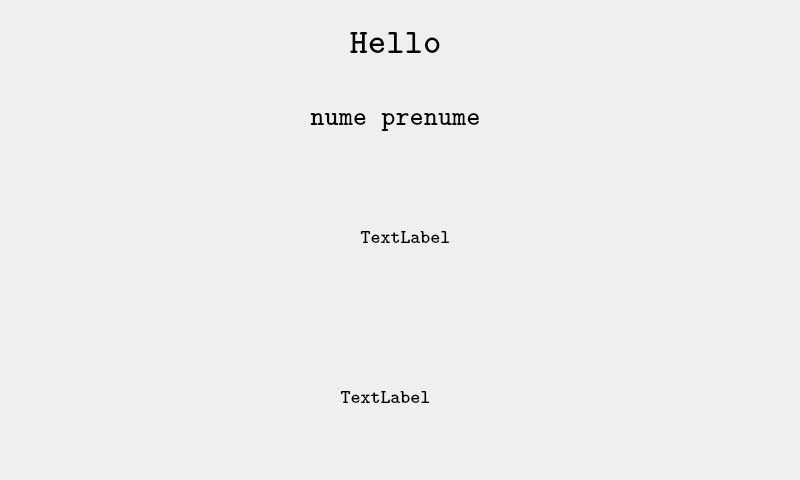
<?xml version="1.0" encoding="UTF-8"?>
<ui version="4.0">
 <class>atpInOrOut</class>
 <widget class="QDialog" name="atpInOrOut">
  <property name="geometry">
   <rect>
    <x>0</x>
    <y>0</y>
    <width>800</width>
    <height>480</height>
   </rect>
  </property>
  <property name="windowTitle">
   <string>Dialog</string>
  </property>
  <widget class="QLabel" name="lbl_greeting">
   <property name="geometry">
    <rect>
     <x>0</x>
     <y>19</y>
     <width>791</width>
     <height>41</height>
    </rect>
   </property>
   <property name="font">
    <font>
     <family>Latin Modern Mono Light</family>
     <pointsize>26</pointsize>
     <weight>75</weight>
     <bold>true</bold>
    </font>
   </property>
   <property name="text">
    <string>Hello</string>
   </property>
   <property name="alignment">
    <set>Qt::AlignCenter</set>
   </property>
  </widget>
  <widget class="QLabel" name="lbl_name">
   <property name="geometry">
    <rect>
     <x>0</x>
     <y>79</y>
     <width>791</width>
     <height>71</height>
    </rect>
   </property>
   <property name="font">
    <font>
     <family>Latin Modern Mono Light</family>
     <pointsize>20</pointsize>
     <weight>75</weight>
     <bold>true</bold>
    </font>
   </property>
   <property name="text">
    <string>nume prenume</string>
   </property>
   <property name="alignment">
    <set>Qt::AlignCenter</set>
   </property>
  </widget>
  <widget class="QLabel" name="lbl_info">
   <property name="geometry">
    <rect>
     <x>20</x>
     <y>330</y>
     <width>731</width>
     <height>131</height>
    </rect>
   </property>
   <property name="font">
    <font>
     <family>Latin Modern Mono Light</family>
     <pointsize>14</pointsize>
     <weight>75</weight>
     <bold>true</bold>
    </font>
   </property>
   <property name="text">
    <string>TextLabel</string>
   </property>
   <property name="alignment">
    <set>Qt::AlignCenter</set>
   </property>
  </widget>
  <widget class="QLabel" name="lbl_time">
   <property name="geometry">
    <rect>
     <x>40</x>
     <y>170</y>
     <width>731</width>
     <height>131</height>
    </rect>
   </property>
   <property name="font">
    <font>
     <family>Latin Modern Mono Light</family>
     <pointsize>14</pointsize>
     <weight>75</weight>
     <bold>true</bold>
    </font>
   </property>
   <property name="text">
    <string>TextLabel</string>
   </property>
   <property name="alignment">
    <set>Qt::AlignCenter</set>
   </property>
  </widget>
 </widget>
 <resources/>
 <connections/>
</ui>
